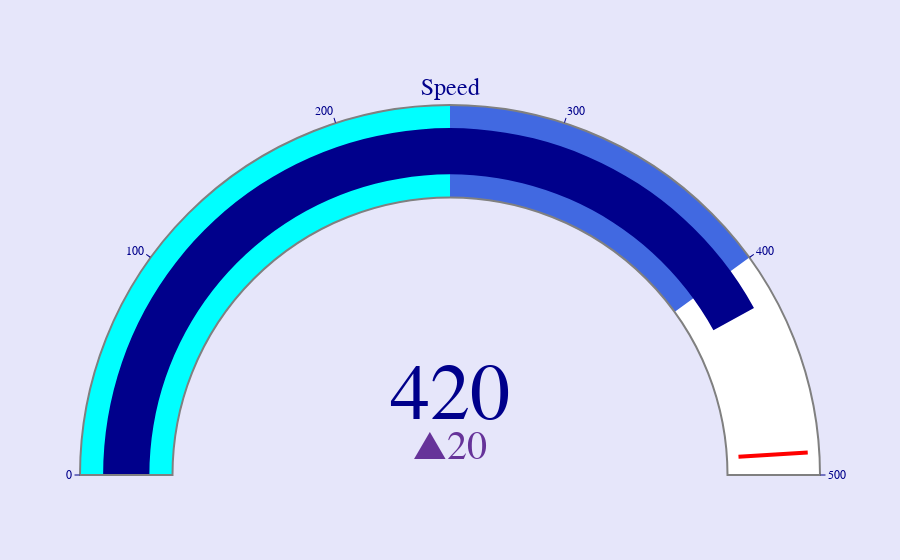

The code cell stored with this chart in its notebook:
### Code cell
import plotly.graph_objects as go

fig = go.Figure(go.Indicator(
    mode = "gauge+number+delta",
    value = 420,
    domain = {'x': [0, 1], 'y': [0, 1]},
    title = {'text': "Speed", 'font': {'size': 24}},
    delta = {'reference': 400, 'increasing': {'color': "RebeccaPurple"}},
    gauge = {
        'axis': {'range': [None, 500], 'tickwidth': 1, 'tickcolor': "darkblue"},
        'bar': {'color': "darkblue"},
        'bgcolor': "white",
        'borderwidth': 2,
        'bordercolor': "gray",
        'steps': [
            {'range': [0, 250], 'color': 'cyan'},
            {'range': [250, 400], 'color': 'royalblue'}],
        'threshold': {
            'line': {'color': "red", 'width': 4},
            'thickness': 0.75,
            'value': 490}}))

fig.update_layout(paper_bgcolor = "lavender", font = {'color': "darkblue", 'family': "Arial"})

fig.show()

### Figure 1 — Plotly figure (JSON) as saved in the notebook; plotly's stock layout.template omitted (floating-point values rounded to 4 significant figures)
{"data": [{"delta": {"increasing": {"color": "RebeccaPurple"}, "reference": 400}, "domain": {"x": [0, 1], "y": [0, 1]}, "gauge": {"axis": {"range": [null, 500], "tickcolor": "darkblue", "tickwidth": 1}, "bar": {"color": "darkblue"}, "bgcolor": "white", "bordercolor": "gray", "borderwidth": 2, "steps": [{"color": "cyan", "range": [0, 250]}, {"color": "royalblue", "range": [250, 400]}], "threshold": {"line": {"color": "red", "width": 4}, "thickness": 0.75, "value": 490}}, "mode": "gauge+number+delta", "title": {"font": {"size": 24}, "text": "Speed"}, "type": "indicator", "value": 420}], "layout": {"autosize": true, "font": {"color": "darkblue", "family": "Arial"}, "paper_bgcolor": "lavender"}}
